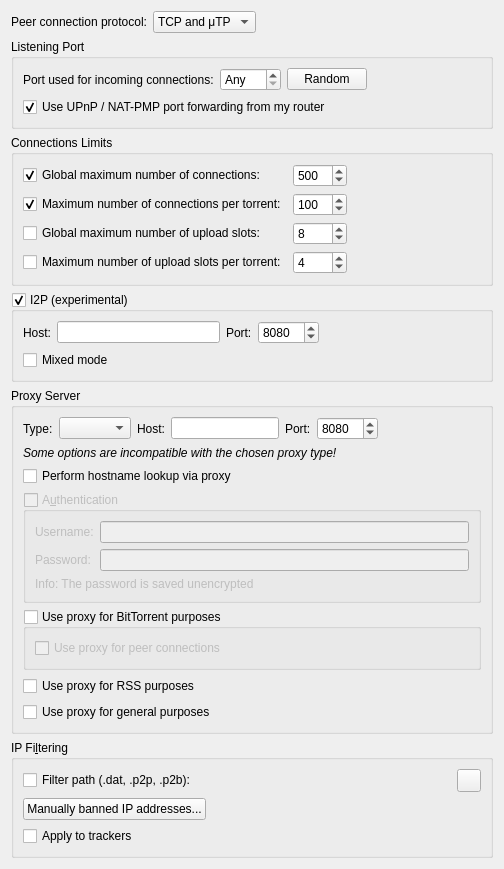
          <widget class="QWidget" name="scrollAreaWidgetContents_3">
           <property name="geometry">
            <rect>
             <x>0</x>
             <y>0</y>
             <width>504</width>
             <height>848</height>
            </rect>
           </property>
           <layout class="QVBoxLayout" name="verticalLayout_20">
            <item>
             <layout class="QHBoxLayout" name="horizontalLayout_12">
              <item>
               <widget class="QLabel" name="label_24">
                <property name="text">
                 <string>Peer connection protocol:</string>
                </property>
               </widget>
              </item>
              <item>
               <widget class="QComboBox" name="comboProtocol">
                <item>
                 <property name="text">
                  <string>TCP and μTP</string>
                 </property>
                </item>
                <item>
                 <property name="text">
                  <string notr="true">TCP</string>
                 </property>
                </item>
                <item>
                 <property name="text">
                  <string notr="true">μTP</string>
                 </property>
                </item>
               </widget>
              </item>
              <item>
               <spacer name="horizontalSpacer_23">
                <property name="orientation">
                 <enum>Qt::Horizontal</enum>
                </property>
                <property name="sizeHint" stdset="0">
                 <size>
                  <width>40</width>
                  <height>20</height>
                 </size>
                </property>
               </spacer>
              </item>
             </layout>
            </item>
            <item>
             <widget class="QGroupBox" name="ListeningPortBox">
              <property name="title">
               <string>Listening Port</string>
              </property>
              <layout class="QVBoxLayout" name="listeningPortLayout">
               <item>
                <layout class="QHBoxLayout" name="listeningPortLayout2">
                 <item>
                  <widget class="QLabel" name="lbl_ports">
                   <property name="text">
                    <string>Port used for incoming connections:</string>
                   </property>
                  </widget>
                 </item>
                 <item>
                  <widget class="QSpinBox" name="spinPort">
                   <property name="toolTip">
                    <string>Set to 0 to let your system pick an unused port</string>
                   </property>
                   <property name="specialValueText">
                    <string>Any</string>
                   </property>
                   <property name="maximum">
                    <number>65535</number>
                   </property>
                  </widget>
                 </item>
                 <item>
                  <widget class="QPushButton" name="randomButton">
                   <property name="text">
                    <string>Random</string>
                   </property>
                  </widget>
                 </item>
                 <item>
                  <spacer name="horizontalSpacer_4">
                   <property name="orientation">
                    <enum>Qt::Horizontal</enum>
                   </property>
                   <property name="sizeHint" stdset="0">
                    <size>
                     <width>40</width>
                     <height>20</height>
                    </size>
                   </property>
                  </spacer>
                 </item>
                </layout>
               </item>
               <item>
                <widget class="QCheckBox" name="checkUPnP">
                 <property name="text">
                  <string>Use UPnP / NAT-PMP port forwarding from my router</string>
                 </property>
                 <property name="checked">
                  <bool>true</bool>
                 </property>
                </widget>
               </item>
              </layout>
             </widget>
            </item>
            <item>
             <widget class="QGroupBox" name="nbConnecBox">
              <property name="title">
               <string>Connections Limits</string>
              </property>
              <layout class="QGridLayout" name="gridLayout">
               <item row="3" column="1">
                <widget class="QSpinBox" name="spinMaxUploadsPerTorrent">
                 <property name="maximum">
                  <number>500</number>
                 </property>
                 <property name="value">
                  <number>4</number>
                 </property>
                </widget>
               </item>
               <item row="1" column="0">
                <widget class="QCheckBox" name="checkMaxConnectionsPerTorrent">
                 <property name="text">
                  <string>Maximum number of connections per torrent:</string>
                 </property>
                 <property name="checked">
                  <bool>true</bool>
                 </property>
                </widget>
               </item>
               <item row="0" column="0">
                <widget class="QCheckBox" name="checkMaxConnections">
                 <property name="text">
                  <string>Global maximum number of connections:</string>
                 </property>
                 <property name="checked">
                  <bool>true</bool>
                 </property>
                </widget>
               </item>
               <item row="0" column="1">
                <widget class="QSpinBox" name="spinMaxConnec">
                 <property name="enabled">
                  <bool>true</bool>
                 </property>
                 <property name="minimum">
                  <number>2</number>
                 </property>
                 <property name="maximum">
                  <number>2000</number>
                 </property>
                 <property name="value">
                  <number>500</number>
                 </property>
                </widget>
               </item>
               <item row="1" column="1">
                <widget class="QSpinBox" name="spinMaxConnecPerTorrent">
                 <property name="minimum">
                  <number>2</number>
                 </property>
                 <property name="maximum">
                  <number>2000</number>
                 </property>
                 <property name="value">
                  <number>100</number>
                 </property>
                </widget>
               </item>
               <item row="3" column="0">
                <widget class="QCheckBox" name="checkMaxUploadsPerTorrent">
                 <property name="text">
                  <string>Maximum number of upload slots per torrent:</string>
                 </property>
                </widget>
               </item>
               <item row="2" column="0">
                <widget class="QCheckBox" name="checkMaxUploads">
                 <property name="text">
                  <string>Global maximum number of upload slots:</string>
                 </property>
                </widget>
               </item>
               <item row="2" column="1">
                <widget class="QSpinBox" name="spinMaxUploads">
                 <property name="maximum">
                  <number>2000</number>
                 </property>
                 <property name="value">
                  <number>8</number>
                 </property>
                </widget>
               </item>
               <item row="0" column="2">
                <spacer name="horizontalSpacer_3">
                 <property name="orientation">
                  <enum>Qt::Horizontal</enum>
                 </property>
                 <property name="sizeHint" stdset="0">
                  <size>
                   <width>40</width>
                   <height>20</height>
                  </size>
                 </property>
                </spacer>
               </item>
              </layout>
             </widget>
            </item>
            <item>
             <widget class="QGroupBox" name="groupI2P">
              <property name="title">
               <string>I2P (experimental)</string>
              </property>
              <property name="checkable">
               <bool>true</bool>
              </property>
              <property name="checked">
               <bool>true</bool>
              </property>
              <layout class="QVBoxLayout" name="verticalLayout_40">
               <item>
                <layout class="QHBoxLayout" name="i2pLayout">
                 <item>
                  <widget class="QLabel" name="labelI2PHost">
                   <property name="text">
                    <string>Host:</string>
                   </property>
                  </widget>
                 </item>
                 <item>
                  <widget class="QLineEdit" name="textI2PHost"/>
                 </item>
                 <item>
                  <widget class="QLabel" name="labelI2PPort">
                   <property name="text">
                    <string>Port:</string>
                   </property>
                  </widget>
                 </item>
                 <item>
                  <widget class="QSpinBox" name="spinI2PPort">
                   <property name="minimum">
                    <number>1</number>
                   </property>
                   <property name="maximum">
                    <number>65535</number>
                   </property>
                   <property name="value">
                    <number>8080</number>
                   </property>
                  </widget>
                 </item>
                 <item>
                  <spacer name="horizontalSpacer_22">
                   <property name="orientation">
                    <enum>Qt::Horizontal</enum>
                   </property>
                   <property name="sizeHint" stdset="0">
                    <size>
                     <width>40</width>
                     <height>20</height>
                    </size>
                   </property>
                  </spacer>
                 </item>
                </layout>
               </item>
               <item>
                <widget class="QCheckBox" name="checkI2PMixed">
                 <property name="toolTip">
                  <string>&lt;html&gt;&lt;head/&gt;&lt;body&gt;&lt;p&gt;If &amp;quot;mixed mode&amp;quot; is enabled I2P torrents are allowed to also get peers from other sources than the tracker, and connect to regular IPs, not providing any anonymization. This may be useful if the user is not interested in the anonymization of I2P, but still wants to be able to connect to I2P peers.&lt;/p&gt;&lt;/body&gt;&lt;/html&gt;</string>
                 </property>
                 <property name="text">
                  <string>Mixed mode</string>
                 </property>
                </widget>
               </item>
              </layout>
             </widget>
            </item>
            <item>
             <widget class="QGroupBox" name="groupProxy">
              <property name="enabled">
               <bool>true</bool>
              </property>
              <property name="title">
               <string>Proxy Server</string>
              </property>
              <layout class="QVBoxLayout" name="verticalLayout_29">
               <item>
                <layout class="QHBoxLayout" name="proxyTypeLayout">
                 <item>
                  <widget class="QLabel" name="ProxyType_lbl">
                   <property name="text">
                    <string>Type:</string>
                   </property>
                  </widget>
                 </item>
                 <item>
                  <widget class="QComboBox" name="comboProxyType"/>
                 </item>
                 <item>
                  <widget class="QLabel" name="lblProxyIP">
                   <property name="text">
                    <string>Host:</string>
                   </property>
                  </widget>
                 </item>
                 <item>
                  <widget class="QLineEdit" name="textProxyIP"/>
                 </item>
                 <item>
                  <widget class="QLabel" name="lblProxyPort">
                   <property name="text">
                    <string>Port:</string>
                   </property>
                  </widget>
                 </item>
                 <item>
                  <widget class="QSpinBox" name="spinProxyPort">
                   <property name="minimum">
                    <number>1</number>
                   </property>
                   <property name="maximum">
                    <number>65535</number>
                   </property>
                   <property name="value">
                    <number>8080</number>
                   </property>
                  </widget>
                 </item>
                 <item>
                  <spacer name="horizontalSpacer_24">
                   <property name="orientation">
                    <enum>Qt::Horizontal</enum>
                   </property>
                   <property name="sizeHint" stdset="0">
                    <size>
                     <width>20</width>
                     <height>20</height>
                    </size>
                   </property>
                  </spacer>
                 </item>
                </layout>
               </item>
               <item>
                <widget class="QLabel" name="labelProxyTypeIncompatible">
                 <property name="font">
                  <font>
                   <italic>true</italic>
                  </font>
                 </property>
                 <property name="text">
                  <string>Some options are incompatible with the chosen proxy type!</string>
                 </property>
                </widget>
               </item>
               <item>
                <widget class="QCheckBox" name="checkProxyHostnameLookup">
                 <property name="toolTip">
                  <string>If checked, hostname lookups are done via the proxy</string>
                 </property>
                 <property name="text">
                  <string>Perform hostname lookup via proxy</string>
                 </property>
                </widget>
               </item>
               <item>
                <widget class="QGroupBox" name="checkProxyAuth">
                 <property name="enabled">
                  <bool>false</bool>
                 </property>
                 <property name="title">
                  <string>A&amp;uthentication</string>
                 </property>
                 <property name="checkable">
                  <bool>true</bool>
                 </property>
                 <property name="checked">
                  <bool>false</bool>
                 </property>
                 <layout class="QVBoxLayout" name="verticalLayout_24">
                  <item>
                   <layout class="QGridLayout" name="gridLayout_12">
                    <item row="0" column="0">
                     <widget class="QLabel" name="lblProxyUsername">
                      <property name="text">
                       <string>Username:</string>
                      </property>
                     </widget>
                    </item>
                    <item row="0" column="1">
                     <widget class="QLineEdit" name="textProxyUsername"/>
                    </item>
                    <item row="1" column="0">
                     <widget class="QLabel" name="lblProxyPassword">
                      <property name="text">
                       <string>Password:</string>
                      </property>
                     </widget>
                    </item>
                    <item row="1" column="1">
                     <widget class="QLineEdit" name="textProxyPassword">
                      <property name="echoMode">
                       <enum>QLineEdit::Password</enum>
                      </property>
                     </widget>
                    </item>
                   </layout>
                  </item>
                  <item>
                   <widget class="QLabel" name="label_23">
                    <property name="text">
                     <string>Info: The password is saved unencrypted</string>
                    </property>
                   </widget>
                  </item>
                 </layout>
                </widget>
               </item>
               <item>
                <widget class="QGroupBox" name="checkProxyBitTorrent">
                 <property name="title">
                  <string>Use proxy for BitTorrent purposes</string>
                 </property>
                 <property name="checkable">
                  <bool>true</bool>
                 </property>
                 <property name="checked">
                  <bool>false</bool>
                 </property>
                 <layout class="QVBoxLayout" name="verticalLayoutProxyBitTorrent">
                  <item>
                   <widget class="QCheckBox" name="checkProxyPeerConnections">
                    <property name="toolTip">
                     <string>Otherwise, the proxy server is only used for tracker connections</string>
                    </property>
                    <property name="text">
                     <string>Use proxy for peer connections</string>
                    </property>
                   </widget>
                  </item>
                 </layout>
                </widget>
               </item>
               <item>
                <widget class="QCheckBox" name="checkProxyRSS">
                 <property name="toolTip">
                  <string>RSS feeds will use proxy</string>
                 </property>
                 <property name="text">
                  <string>Use proxy for RSS purposes</string>
                 </property>
                 <property name="checked">
                  <bool>false</bool>
                 </property>
                </widget>
               </item>
               <item>
                <widget class="QCheckBox" name="checkProxyMisc">
                 <property name="toolTip">
                  <string>Search engine, software updates or anything else will use proxy</string>
                 </property>
                 <property name="text">
                  <string>Use proxy for general purposes</string>
                 </property>
                 <property name="checked">
                  <bool>false</bool>
                 </property>
                </widget>
               </item>
              </layout>
             </widget>
            </item>
            <item>
             <widget class="QGroupBox" name="groupIPFilter">
              <property name="title">
               <string>IP Fi&amp;ltering</string>
              </property>
              <layout class="QVBoxLayout" name="verticalLayout_17">
               <item>
                <layout class="QHBoxLayout" name="horizontalLayout_11">
                 <item>
                  <widget class="QCheckBox" name="checkIPFilter">
                   <property name="text">
                    <string>Filter path (.dat, .p2p, .p2b):</string>
                   </property>
                  </widget>
                 </item>
                 <item>
                  <widget class="FileSystemPathLineEdit" name="textFilterPath" native="true"/>
                 </item>
                 <item>
                  <widget class="QToolButton" name="IpFilterRefreshBtn">
                   <property name="toolTip">
                    <string>Reload the filter</string>
                   </property>
                  </widget>
                 </item>
                </layout>
               </item>
               <item>
                <widget class="QPushButton" name="banListButton">
                 <property name="sizePolicy">
                  <sizepolicy hsizetype="Fixed" vsizetype="Fixed">
                   <horstretch>0</horstretch>
                   <verstretch>0</verstretch>
                  </sizepolicy>
                 </property>
                 <property name="text">
                  <string>Manually banned IP addresses...</string>
                 </property>
                </widget>
               </item>
               <item>
                <widget class="QCheckBox" name="checkIpFilterTrackers">
                 <property name="text">
                  <string>Apply to trackers</string>
                 </property>
                </widget>
               </item>
              </layout>
             </widget>
            </item>
            <item>
             <spacer name="verticalSpacer_3">
              <property name="orientation">
               <enum>Qt::Vertical</enum>
              </property>
              <property name="sizeHint" stdset="0">
               <size>
                <width>20</width>
                <height>40</height>
               </size>
              </property>
             </spacer>
            </item>
           </layout>
          </widget>
